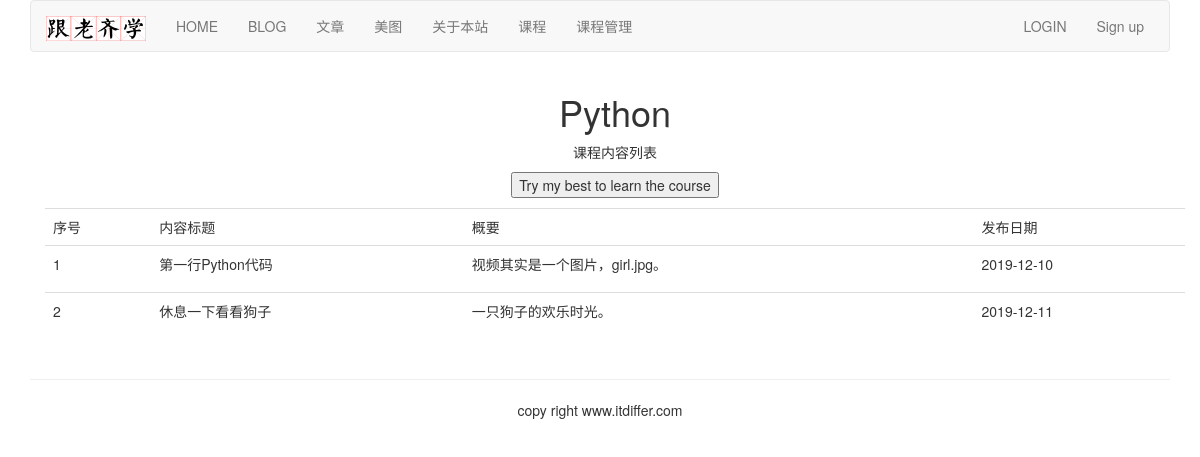
/course/lessons-list/10/, run on the app's committed database.
### course/models.py (models this page shows, shortened)
class Course(models.Model):
    user = models.ForeignKey(User, on_delete=models.CASCADE, related_name='courses_user')
    title = models.CharField(max_length=200)
    slug = models.SlugField(max_length=200, unique=True)
    overview = models.TextField()
    created = models.DateTimeField(auto_now_add=True)
    student = models.ManyToManyField(User, related_name='courses_joined', blank=True)
    class Meta:
        ordering = ('-created', )

class Lesson(models.Model):
    user = models.ForeignKey(User, on_delete=models.CASCADE, related_name='lesson_user')
    course = models.ForeignKey(Course, on_delete=models.CASCADE, related_name='lesson')
    title = models.CharField(max_length=200)
    description = models.TextField(blank=True)
    created = models.DateTimeField(auto_now_add=True)
    video = models.FileField(upload_to=user_directory_path)
    attach = models.FileField(blank=True, upload_to=user_directory_path)
    order = OrderField(blank=True, for_fields=['course'])
    class Meta:
        ordering = ['order']

### course/views.py (the view, shortened to what this page needs)
# urls.py: path('lessons-list/<int:course_id>/', StudentListLessonView.as_view(), name='lessons_list'),
class StudentListLessonView(ListLessonView):
    template_name = 'course/slist_lessons.html'

### course/views.py (called while the page is built)
    def get(self, request, course_id):
        course = get_object_or_404(Course, id=course_id)
        return self.render_to_response({'course': course})

### templates/course/slist_lessons.html (shortened to what this page needs)
{% extends "base.html" %}
{% load static %}
{% block content %}
<div class="container">
  <div class="text-center">
    <h1>{{ course.title }}</h1>
    <p>课程内容列表</p>
    <form action="." method="post" class="form-horizontal">
      <input type="button" onclick="start_learn({{ course.id }})" value="Try my best to learn the course">
    </form>
  </div>
  <table class="table table-hover" style="margin-top: 10px;">
    <tr>
      <td>序号</td>
      <td>内容标题</td>
      <td>概要</td>
      <td>发布日期</td>
    </tr>
    {% for lesson in course.lesson.all %}
    <tr id={{ forloop.counter }}>
      <td>{{ forloop.counter }}</td>
      <td>{{ lesson.title }}</td>
      <td>{{ lesson.description | slice:'70' | linebreaks }}</td>
      <td>{{ lesson.created | date:'Y-m-d' }}</td>
    </tr>
    {% empty %}
    <p>还没有发布具体内容，请等待。</p>
    {% endfor %}
  </table>
</div>
{% endblock content %}

### data on the page
Course: title "Python"
Lesson: title "第一行Python代码", description "视频其实是一个图片，girl.jpg。", created "2019-12-10"
Lesson: title "休息一下看看狗子", description "一只狗子的欢乐时光。", created "2019-12-11"
